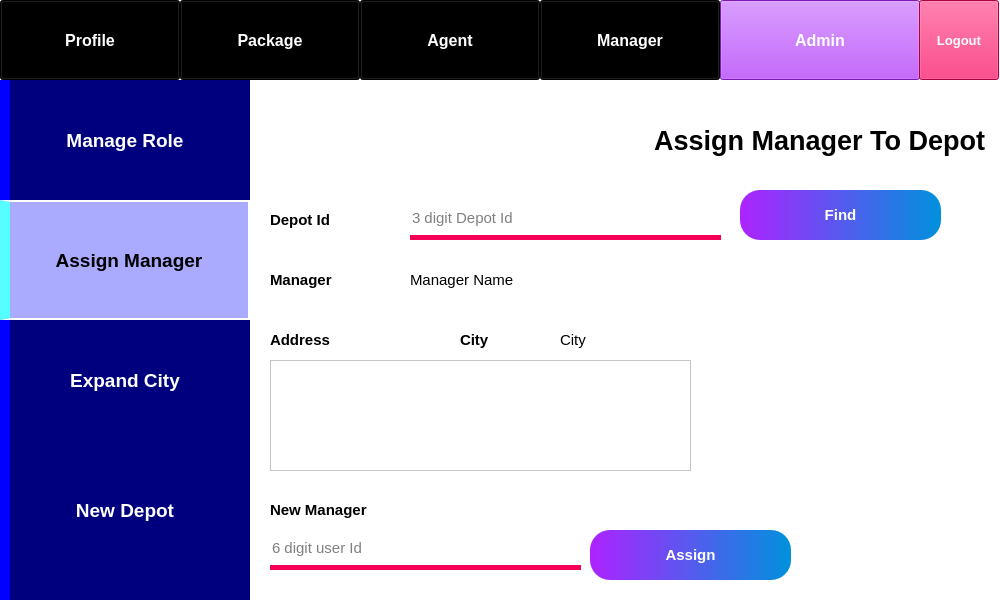
<?xml version="1.0" encoding="UTF-8"?>
<ui version="4.0">
 <class>MainWindow</class>
 <widget class="QMainWindow" name="MainWindow">
  <property name="geometry">
   <rect>
    <x>0</x>
    <y>0</y>
    <width>1000</width>
    <height>600</height>
   </rect>
  </property>
  <property name="windowTitle">
   <string>Assign Manager</string>
  </property>
  <property name="windowIcon">
   <iconset>
    <normaloff>../images/PMS logo.PNG</normaloff>../images/PMS logo.PNG</iconset>
  </property>
  <property name="styleSheet">
   <string notr="true">background-color: rgb(255, 255, 255);</string>
  </property>
  <widget class="QWidget" name="centralwidget">
   <widget class="QPushButton" name="pushButton">
    <property name="geometry">
     <rect>
      <x>0</x>
      <y>0</y>
      <width>180</width>
      <height>80</height>
     </rect>
    </property>
    <property name="font">
     <font>
      <pointsize>12</pointsize>
      <weight>75</weight>
      <bold>true</bold>
     </font>
    </property>
    <property name="styleSheet">
     <string notr="true">background-color: rgb(0, 0, 0);
color: rgb(255, 255, 255);</string>
    </property>
    <property name="text">
     <string>Profile</string>
    </property>
   </widget>
   <widget class="QPushButton" name="pushButton_2">
    <property name="geometry">
     <rect>
      <x>180</x>
      <y>0</y>
      <width>180</width>
      <height>80</height>
     </rect>
    </property>
    <property name="font">
     <font>
      <pointsize>12</pointsize>
      <weight>75</weight>
      <bold>true</bold>
     </font>
    </property>
    <property name="styleSheet">
     <string notr="true">background-color: rgb(0, 0, 0);
color: rgb(255, 255, 255);</string>
    </property>
    <property name="text">
     <string>Package</string>
    </property>
   </widget>
   <widget class="QPushButton" name="pushButton_3">
    <property name="geometry">
     <rect>
      <x>360</x>
      <y>0</y>
      <width>180</width>
      <height>80</height>
     </rect>
    </property>
    <property name="font">
     <font>
      <pointsize>12</pointsize>
      <weight>75</weight>
      <bold>true</bold>
     </font>
    </property>
    <property name="styleSheet">
     <string notr="true">background-color: rgb(0, 0, 0);
color: rgb(255, 255, 255);</string>
    </property>
    <property name="text">
     <string>Agent</string>
    </property>
   </widget>
   <widget class="QPushButton" name="pushButton_4">
    <property name="geometry">
     <rect>
      <x>540</x>
      <y>0</y>
      <width>180</width>
      <height>80</height>
     </rect>
    </property>
    <property name="font">
     <font>
      <pointsize>12</pointsize>
      <weight>75</weight>
      <bold>true</bold>
     </font>
    </property>
    <property name="styleSheet">
     <string notr="true">background-color: rgb(0, 0, 0);
color: rgb(255, 255, 255);</string>
    </property>
    <property name="text">
     <string>Manager</string>
    </property>
   </widget>
   <widget class="QPushButton" name="pushButton_5">
    <property name="geometry">
     <rect>
      <x>720</x>
      <y>0</y>
      <width>200</width>
      <height>80</height>
     </rect>
    </property>
    <property name="font">
     <font>
      <pointsize>12</pointsize>
      <weight>75</weight>
      <bold>true</bold>
     </font>
    </property>
    <property name="styleSheet">
     <string notr="true">background-color: rgb(173, 35, 255);
color: rgb(255, 255, 255);</string>
    </property>
    <property name="text">
     <string>Admin</string>
    </property>
   </widget>
   <widget class="QPushButton" name="pushButton_7">
    <property name="geometry">
     <rect>
      <x>919</x>
      <y>0</y>
      <width>80</width>
      <height>80</height>
     </rect>
    </property>
    <property name="font">
     <font>
      <pointsize>10</pointsize>
      <weight>75</weight>
      <bold>true</bold>
     </font>
    </property>
    <property name="styleSheet">
     <string notr="true">background-color: rgb(245, 0, 87);
color: rgb(255, 255, 255);</string>
    </property>
    <property name="text">
     <string>Logout</string>
    </property>
   </widget>
   <widget class="QLabel" name="label">
    <property name="geometry">
     <rect>
      <x>0</x>
      <y>80</y>
      <width>250</width>
      <height>520</height>
     </rect>
    </property>
    <property name="styleSheet">
     <string notr="true">background-color: rgb(0, 0, 127);
border-left: 10px solid rgb(0, 0, 255);</string>
    </property>
    <property name="text">
     <string/>
    </property>
   </widget>
   <widget class="QPushButton" name="pushButton_8">
    <property name="geometry">
     <rect>
      <x>0</x>
      <y>80</y>
      <width>250</width>
      <height>120</height>
     </rect>
    </property>
    <property name="font">
     <font>
      <pointsize>14</pointsize>
      <weight>75</weight>
      <bold>true</bold>
     </font>
    </property>
    <property name="styleSheet">
     <string notr="true">background-color: rgb(0, 0, 127);
color: rgb(255, 255, 255);
border-left: 10px solid rgb(0, 0, 255);</string>
    </property>
    <property name="text">
     <string>Manage Role</string>
    </property>
    <property name="flat">
     <bool>true</bool>
    </property>
   </widget>
   <widget class="QPushButton" name="pushButton_9">
    <property name="geometry">
     <rect>
      <x>0</x>
      <y>200</y>
      <width>250</width>
      <height>120</height>
     </rect>
    </property>
    <property name="font">
     <font>
      <pointsize>14</pointsize>
      <weight>75</weight>
      <bold>true</bold>
     </font>
    </property>
    <property name="styleSheet">
     <string notr="true">background-color: rgb(170, 170, 255);
color: rgb(0, 0, 0);
border: 2px solid white;
border-left: 10px solid rgb(85, 255, 255);
</string>
    </property>
    <property name="text">
     <string>Assign Manager</string>
    </property>
    <property name="flat">
     <bool>true</bool>
    </property>
   </widget>
   <widget class="QLabel" name="label_2">
    <property name="geometry">
     <rect>
      <x>449</x>
      <y>100</y>
      <width>551</width>
      <height>81</height>
     </rect>
    </property>
    <property name="font">
     <font>
      <pointsize>20</pointsize>
      <weight>75</weight>
      <bold>true</bold>
     </font>
    </property>
    <property name="text">
     <string>Assign Manager To Depot  </string>
    </property>
    <property name="alignment">
     <set>Qt::AlignRight|Qt::AlignTrailing|Qt::AlignVCenter</set>
    </property>
   </widget>
   <widget class="QLabel" name="label_13">
    <property name="geometry">
     <rect>
      <x>270</x>
      <y>200</y>
      <width>121</width>
      <height>40</height>
     </rect>
    </property>
    <property name="font">
     <font>
      <pointsize>11</pointsize>
      <weight>75</weight>
      <bold>true</bold>
     </font>
    </property>
    <property name="text">
     <string>Depot Id</string>
    </property>
    <property name="alignment">
     <set>Qt::AlignLeading|Qt::AlignLeft|Qt::AlignVCenter</set>
    </property>
   </widget>
   <widget class="QLineEdit" name="lineEdit">
    <property name="geometry">
     <rect>
      <x>410</x>
      <y>200</y>
      <width>311</width>
      <height>40</height>
     </rect>
    </property>
    <property name="font">
     <font>
      <pointsize>11</pointsize>
     </font>
    </property>
    <property name="styleSheet">
     <string notr="true">border: none;
border-bottom: 5px solid rgb(245, 0, 87);</string>
    </property>
    <property name="alignment">
     <set>Qt::AlignLeading|Qt::AlignLeft|Qt::AlignVCenter</set>
    </property>
    <property name="placeholderText">
     <string>3 digit Depot Id</string>
    </property>
   </widget>
   <widget class="QPushButton" name="pushButton_10">
    <property name="geometry">
     <rect>
      <x>740</x>
      <y>190</y>
      <width>201</width>
      <height>50</height>
     </rect>
    </property>
    <property name="font">
     <font>
      <pointsize>11</pointsize>
      <weight>75</weight>
      <bold>true</bold>
     </font>
    </property>
    <property name="styleSheet">
     <string notr="true">background-color: qlineargradient(spread:pad, x1:0, y1:0, x2:1, y2:0, stop:0 rgba(173, 35, 255, 255), stop:1 rgba(0, 145, 221, 255));
color: rgb(255, 255, 255);
border-radius: 20px;</string>
    </property>
    <property name="text">
     <string>Find</string>
    </property>
   </widget>
   <widget class="QPushButton" name="pushButton_11">
    <property name="geometry">
     <rect>
      <x>0</x>
      <y>320</y>
      <width>250</width>
      <height>120</height>
     </rect>
    </property>
    <property name="font">
     <font>
      <pointsize>14</pointsize>
      <weight>75</weight>
      <bold>true</bold>
     </font>
    </property>
    <property name="styleSheet">
     <string notr="true">background-color: rgb(0, 0, 127);
color: rgb(255, 255, 255);
border-left: 10px solid rgb(0, 0, 255);</string>
    </property>
    <property name="text">
     <string>Expand City</string>
    </property>
    <property name="flat">
     <bool>true</bool>
    </property>
   </widget>
   <widget class="QPushButton" name="pushButton_12">
    <property name="geometry">
     <rect>
      <x>0</x>
      <y>450</y>
      <width>250</width>
      <height>120</height>
     </rect>
    </property>
    <property name="font">
     <font>
      <pointsize>14</pointsize>
      <weight>75</weight>
      <bold>true</bold>
     </font>
    </property>
    <property name="styleSheet">
     <string notr="true">background-color: rgb(0, 0, 127);
color: rgb(255, 255, 255);
border-left: 10px solid rgb(0, 0, 255);</string>
    </property>
    <property name="text">
     <string>New Depot</string>
    </property>
    <property name="flat">
     <bool>true</bool>
    </property>
   </widget>
   <widget class="QLabel" name="label_5">
    <property name="geometry">
     <rect>
      <x>710</x>
      <y>270</y>
      <width>290</width>
      <height>330</height>
     </rect>
    </property>
    <property name="text">
     <string/>
    </property>
    <property name="pixmap">
     <pixmap>../images/assign manager.png</pixmap>
    </property>
    <property name="scaledContents">
     <bool>true</bool>
    </property>
   </widget>
   <widget class="QPushButton" name="pushButton_13">
    <property name="geometry">
     <rect>
      <x>590</x>
      <y>530</y>
      <width>201</width>
      <height>50</height>
     </rect>
    </property>
    <property name="font">
     <font>
      <pointsize>11</pointsize>
      <weight>75</weight>
      <bold>true</bold>
     </font>
    </property>
    <property name="styleSheet">
     <string notr="true">background-color: qlineargradient(spread:pad, x1:0, y1:0, x2:1, y2:0, stop:0 rgba(173, 35, 255, 255), stop:1 rgba(0, 145, 221, 255));
color: rgb(255, 255, 255);
border-radius: 20px;</string>
    </property>
    <property name="text">
     <string>Assign</string>
    </property>
   </widget>
   <widget class="QLabel" name="label_14">
    <property name="geometry">
     <rect>
      <x>460</x>
      <y>320</y>
      <width>101</width>
      <height>40</height>
     </rect>
    </property>
    <property name="font">
     <font>
      <pointsize>11</pointsize>
      <weight>75</weight>
      <bold>true</bold>
     </font>
    </property>
    <property name="text">
     <string>City</string>
    </property>
    <property name="alignment">
     <set>Qt::AlignLeading|Qt::AlignLeft|Qt::AlignVCenter</set>
    </property>
   </widget>
   <widget class="QLabel" name="label_15">
    <property name="geometry">
     <rect>
      <x>410</x>
      <y>260</y>
      <width>281</width>
      <height>40</height>
     </rect>
    </property>
    <property name="font">
     <font>
      <pointsize>11</pointsize>
      <weight>50</weight>
      <bold>false</bold>
     </font>
    </property>
    <property name="text">
     <string>Manager Name</string>
    </property>
    <property name="alignment">
     <set>Qt::AlignLeading|Qt::AlignLeft|Qt::AlignVCenter</set>
    </property>
   </widget>
   <widget class="QLabel" name="label_16">
    <property name="geometry">
     <rect>
      <x>560</x>
      <y>320</y>
      <width>311</width>
      <height>40</height>
     </rect>
    </property>
    <property name="font">
     <font>
      <pointsize>11</pointsize>
      <weight>50</weight>
      <bold>false</bold>
     </font>
    </property>
    <property name="styleSheet">
     <string notr="true">background-color: rgba(255, 255, 255, 0.5);</string>
    </property>
    <property name="text">
     <string>City</string>
    </property>
    <property name="alignment">
     <set>Qt::AlignLeading|Qt::AlignLeft|Qt::AlignVCenter</set>
    </property>
   </widget>
   <widget class="QLabel" name="label_17">
    <property name="geometry">
     <rect>
      <x>270</x>
      <y>320</y>
      <width>101</width>
      <height>40</height>
     </rect>
    </property>
    <property name="font">
     <font>
      <pointsize>11</pointsize>
      <weight>75</weight>
      <bold>true</bold>
     </font>
    </property>
    <property name="text">
     <string>Address</string>
    </property>
    <property name="alignment">
     <set>Qt::AlignLeading|Qt::AlignLeft|Qt::AlignVCenter</set>
    </property>
   </widget>
   <widget class="QTextBrowser" name="textBrowser">
    <property name="geometry">
     <rect>
      <x>270</x>
      <y>360</y>
      <width>421</width>
      <height>111</height>
     </rect>
    </property>
   </widget>
   <widget class="QLabel" name="label_18">
    <property name="geometry">
     <rect>
      <x>270</x>
      <y>490</y>
      <width>171</width>
      <height>40</height>
     </rect>
    </property>
    <property name="font">
     <font>
      <pointsize>11</pointsize>
      <weight>75</weight>
      <bold>true</bold>
     </font>
    </property>
    <property name="text">
     <string>New Manager</string>
    </property>
    <property name="alignment">
     <set>Qt::AlignLeading|Qt::AlignLeft|Qt::AlignVCenter</set>
    </property>
   </widget>
   <widget class="QLineEdit" name="lineEdit_2">
    <property name="geometry">
     <rect>
      <x>270</x>
      <y>530</y>
      <width>311</width>
      <height>40</height>
     </rect>
    </property>
    <property name="font">
     <font>
      <pointsize>11</pointsize>
     </font>
    </property>
    <property name="styleSheet">
     <string notr="true">border: none;
border-bottom: 5px solid rgb(245, 0, 87);</string>
    </property>
    <property name="alignment">
     <set>Qt::AlignLeading|Qt::AlignLeft|Qt::AlignVCenter</set>
    </property>
    <property name="placeholderText">
     <string>6 digit user Id</string>
    </property>
   </widget>
   <widget class="QLabel" name="label_19">
    <property name="geometry">
     <rect>
      <x>270</x>
      <y>260</y>
      <width>121</width>
      <height>40</height>
     </rect>
    </property>
    <property name="font">
     <font>
      <pointsize>11</pointsize>
      <weight>75</weight>
      <bold>true</bold>
     </font>
    </property>
    <property name="text">
     <string>Manager</string>
    </property>
    <property name="alignment">
     <set>Qt::AlignLeading|Qt::AlignLeft|Qt::AlignVCenter</set>
    </property>
   </widget>
   <zorder>label_5</zorder>
   <zorder>pushButton</zorder>
   <zorder>pushButton_2</zorder>
   <zorder>pushButton_3</zorder>
   <zorder>pushButton_4</zorder>
   <zorder>pushButton_5</zorder>
   <zorder>pushButton_7</zorder>
   <zorder>label</zorder>
   <zorder>pushButton_8</zorder>
   <zorder>pushButton_9</zorder>
   <zorder>label_2</zorder>
   <zorder>label_13</zorder>
   <zorder>lineEdit</zorder>
   <zorder>pushButton_10</zorder>
   <zorder>pushButton_11</zorder>
   <zorder>pushButton_12</zorder>
   <zorder>pushButton_13</zorder>
   <zorder>label_14</zorder>
   <zorder>label_15</zorder>
   <zorder>label_16</zorder>
   <zorder>label_17</zorder>
   <zorder>textBrowser</zorder>
   <zorder>label_18</zorder>
   <zorder>lineEdit_2</zorder>
   <zorder>label_19</zorder>
  </widget>
 </widget>
 <resources/>
 <connections/>
</ui>
